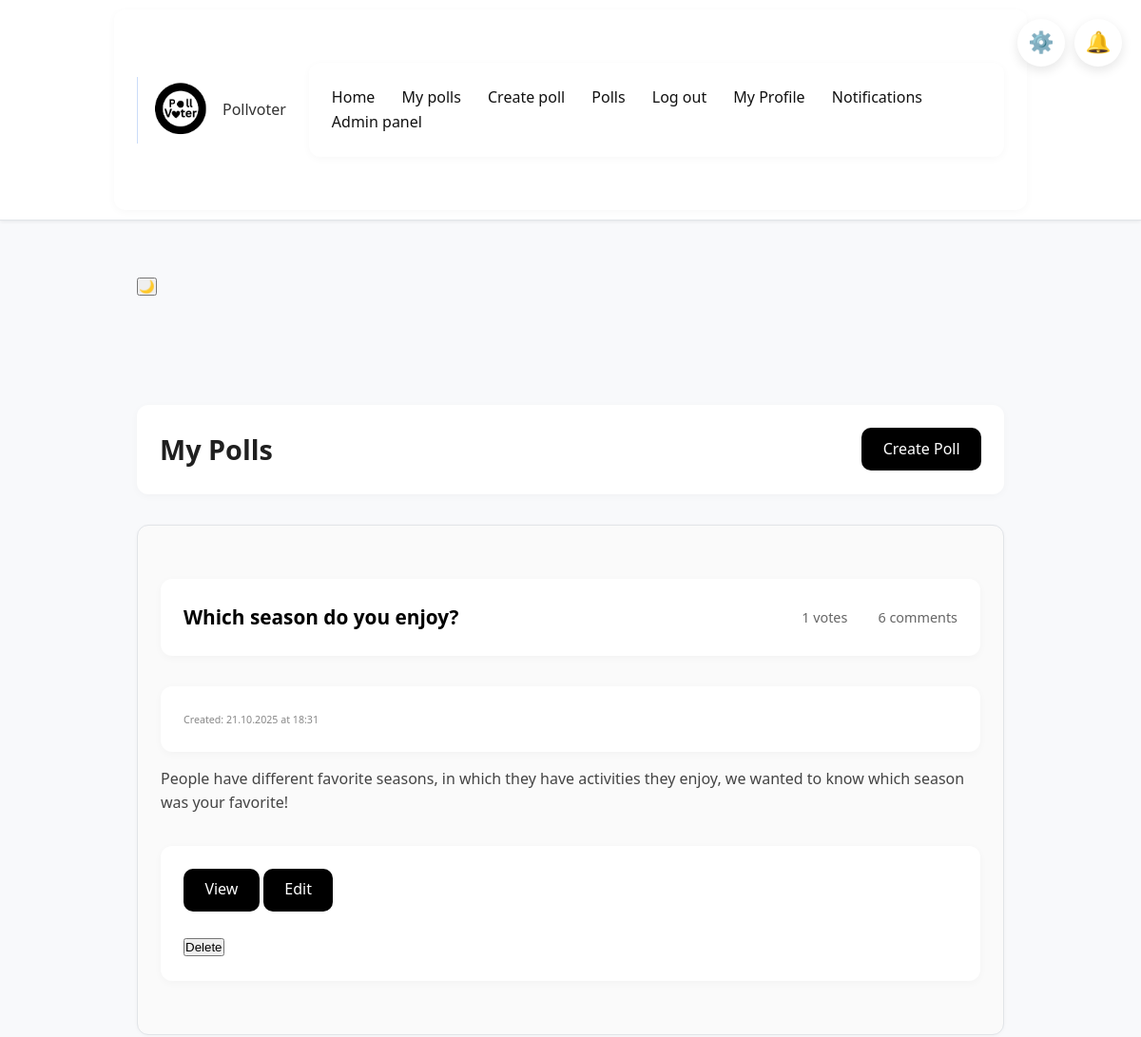
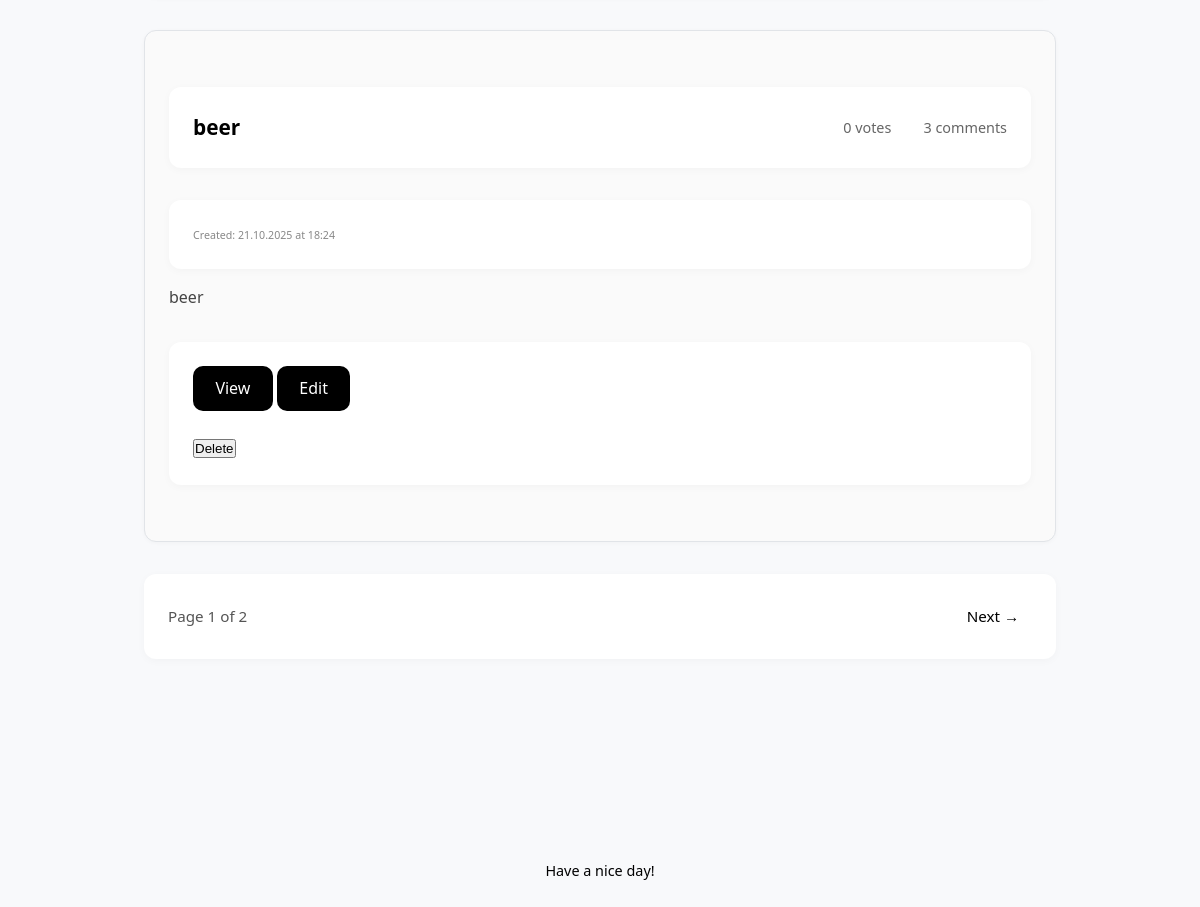
The page /my_polls (signed in) on the database as committed earlier (2 pictures, top to bottom).
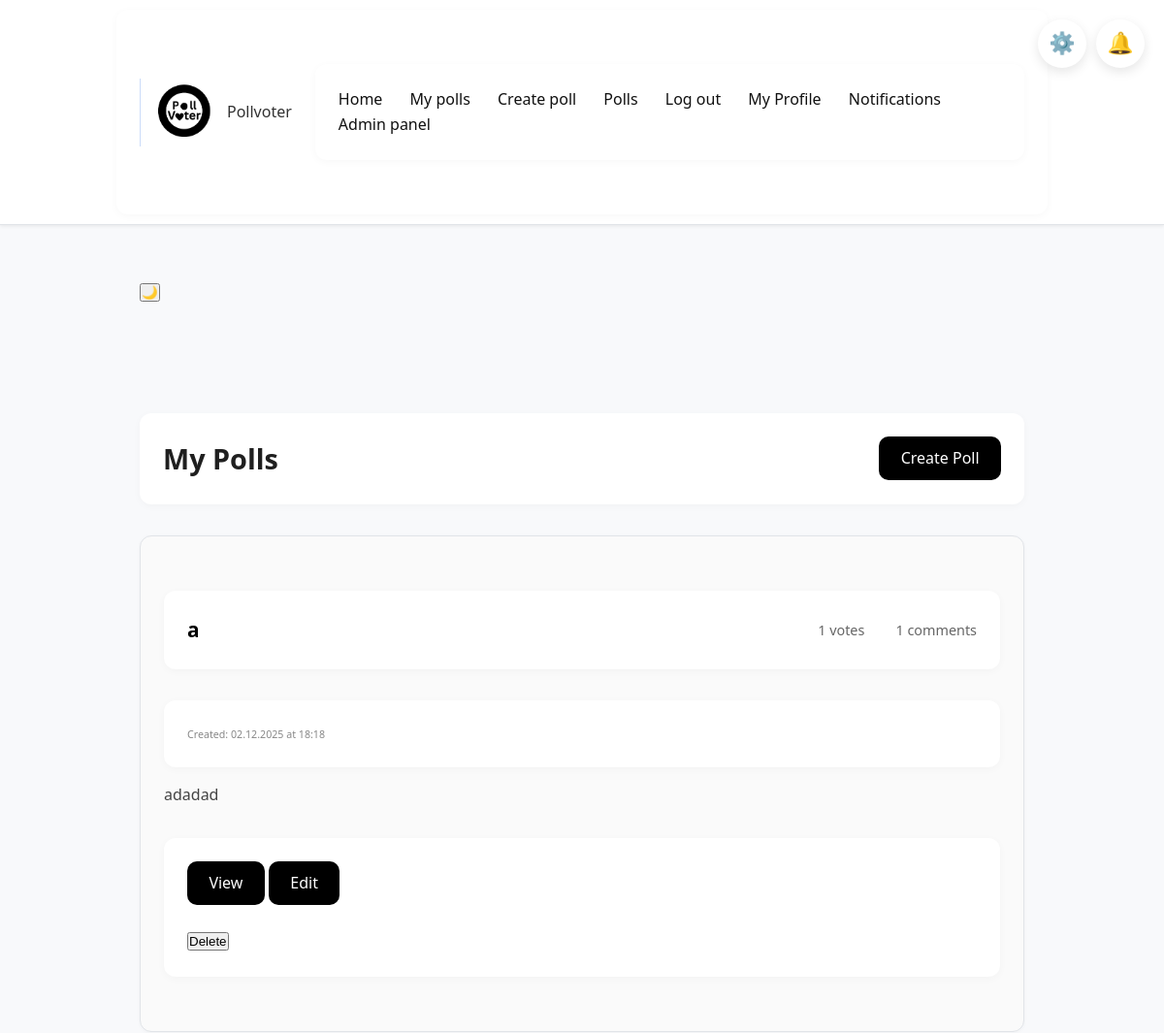
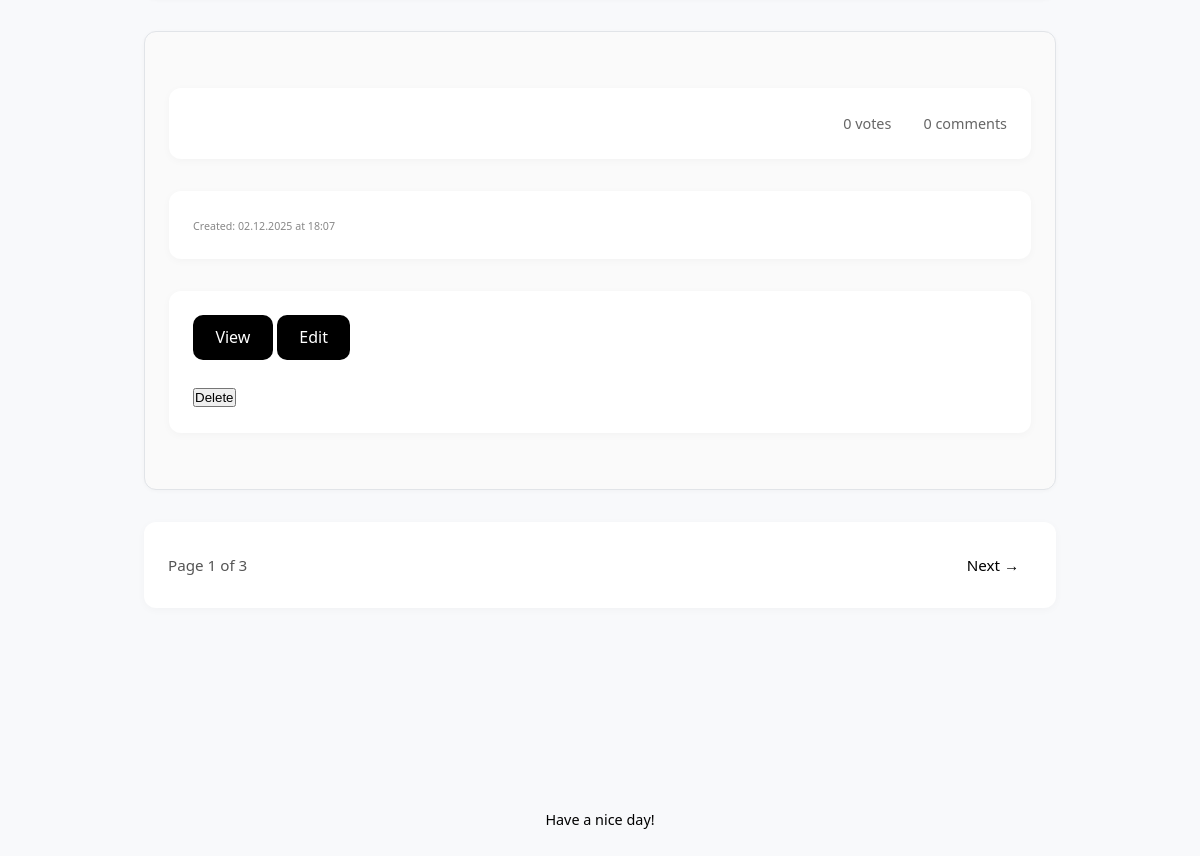
The same page on the database as committed later (2 pictures, top to bottom).
### app/models.py (models this page shows)
class Poll(db.Model):
    __tablename__ = "poll"
    id = Column(Integer, primary_key=True)
    title = Column(Text, nullable=False)
    description = Column(String(120))
    created_at = Column(DateTime, default=datetime.now)
    user_id = Column(Integer, ForeignKey("user.id"), nullable=False)
    author = relationship("User", back_populates="polls")
    comments = relationship("Comment", back_populates="poll", cascade="all, delete-orphan")
    options = relationship("PollOption", back_populates="poll", cascade="all, delete-orphan")
    votes = relationship("Vote", back_populates="poll", cascade="all, delete-orphan")
    def getvotecount(self):
        return len(self.votes)

### app/routes.py (the view)
@polls.route("/my_polls")
@login_required
def my_polls():
    page = request.args.get("page", 1, type=int)
    user_polls = Poll.query.filter_by(user_id = current_user.id).order_by(Poll.created_at.desc()).paginate(page=page, per_page=2)
    return render_template("my_polls.html", polls = user_polls)

### app/__init__.py (called while the page is built)
def create_app():
    app = Flask(__name__)
    app.config['SECRET_KEY'] = 'your_secret_key'
    app.config['SQLALCHEMY_DATABASE_URI'] = 'sqlite:///pollvoter.db'
    app.config['SQLALCHEMY_TRACK_MODIFICATIONS'] = False
    app.config["UPLOAD_FOLDER"] = "static/uploads"
    app.config["PFP_FOLDER"] =  "app/static/uploads/pfp"
    db.init_app(app)
    login_manager.init_app(app)
    migrate.init_app(app, db)
    app.register_blueprint(auth)
    app.register_blueprint(main)
    app.register_blueprint(polls)
    app.register_blueprint(admin)
    @login_manager.user_loader
    def load_user(userid):
        return User.query.get(int(userid))
    return app

### app/templates/my_polls.html (shortened to what this page needs)
{% extends "base.html" %}
{% block content %}
<div class="polls-header">
    <h2>My Polls</h2>
    <a href="{{ url_for('polls.create_poll') }}" class="btn btn-primary">Create Poll</a>
</div>
{% if polls.items %}
    {% for poll in polls.items %}
    <div class="poll-card">
        <div class="poll-header">
            <h3><a href="{{ url_for('polls.poll_detail', poll_id=poll.id) }}">{{ poll.title }}</a></h3>
            <span class="poll-stats">
                 {{ poll.getvotecount() }} votes
                 {{ poll.comments|length }} comments
            </span>
        </div>
        <div class="poll-meta">
            <small class="poll-date">Created: {{ poll.created_at.strftime('%d.%m.%Y at %H:%M') }}</small>
        </div>
        {% if poll.description %}
        <p class="poll-description">{{ poll.description }}</p>
        {% endif %}
        <div class="poll-actions">
            <a href="{{ url_for('polls.poll_detail', poll_id=poll.id) }}" class="btn btn-primary">View</a>
            <a href="{{ url_for('polls.edit_poll', poll_id=poll.id) }}" class="btn btn-primary">Edit</a>
            <form action="{{url_for('polls.delete_poll', poll_id = poll.id)}}" method="POST">
                <button type="submit" onclick="return confirm('Do you want to delete this poll?')">Delete</button>
            </form>
        </div>
    </div>
    {% endfor %}
    <div class="pagination">
        <span class="page-info">Page {{ polls.page }} of {{ polls.pages }}</span>
        {% if polls.has_next %}
            <a href="{{ url_for('polls.my_polls', page=polls.next_num) }}" class="page-link">Next →</a>
        {% endif %}
    </div>
{% else %}
    <div class="no-polls">
        <p>You haven't created any polls yet. <a href="{{ url_for('polls.create_poll') }}">Create the first one!</a></p>
    </div>
{% endif %}
{% endblock %}

Rows that differ between the two databases and show on the page:
no longer on this page (row unchanged): Poll: title "Which season do you enjoy?", getvotecount "1", comments|length "6", created_at "21.10.2025 at 18:31", description "People have different favorite seasons, in which they have activities they enjoy, we wanted to know which season was your favorite!"
no longer on this page (row unchanged): Poll: title "beer", getvotecount "0", comments|length "3", created_at "21.10.2025 at 18:24", description "beer"
added Poll: title "a", getvotecount "1", comments|length "1", created_at "02.12.2025 at 18:18", description "adadad"
added Poll: getvotecount "0", comments|length "0", created_at "02.12.2025 at 18:07"
Other text that changed with them:
{{ polls.pages }}: "2" → "3"
